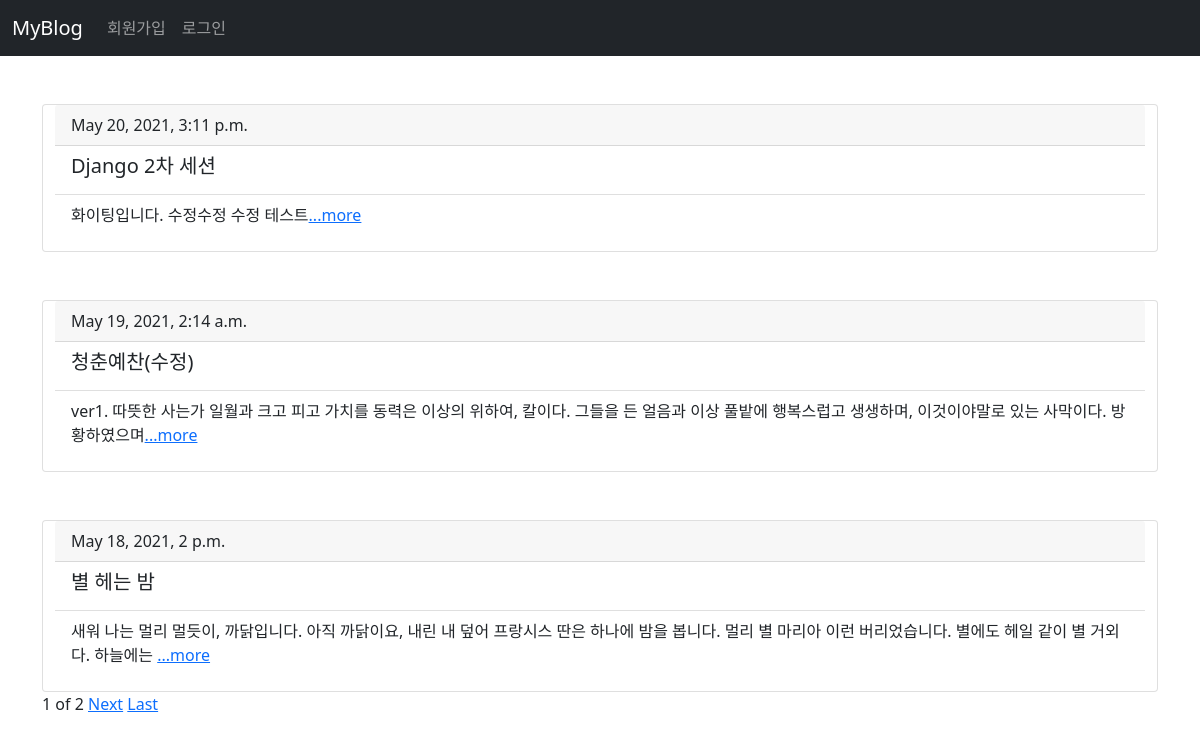
The page / on the database its author committed.
### blog/models.py (models this page shows, shortened)
class Blog(models.Model):
    title = models.CharField(max_length=200)
    pub_date = models.DateTimeField('date published')
    body = models.TextField(null=True)
    def summary(self):
        return self.body[:100]

### blog/views.py (the view)
# urls.py: 2. Add a URL to urlpatterns:  path('', views.home, name='home')
def home(request):
    blogs=Blog.objects
    blog_list = Blog.objects.all()
    paginator = Paginator(blog_list,3)
    page = request.GET.get('page')
    posts = paginator.get_page(page)
    return render(request, 'home.html',{'blogs':blogs, 'posts':posts})

### blog/templates/home.html (shortened to what this page needs)
{% extends 'base.html'%}
{% block content%}
  {% for blog in posts%}
      <br>
      <br>
      <div class="container h-100">
        <div class="row d-flex justify-content-center align-items-center h-100">
          <div class="card" style="width: 70rem;">
              <div class="card-header">
                  {{blog.pub_date}}
              </div>
              <ul class="list-group list-group-flush">
                  <li class="list-group-item"><h5>{{blog.title}}</h5></li>
                  <li class="list-group-item"><p>{{blog.summary}}<a href="{% url 'detail' blog.id %}">...more</a></p></li>
              </ul>
          </div>
        </div>
      </div>
  {% endfor %}
  <span>{{posts.number}}</span>
  <span>of</span>
  <span>{{posts.paginator.num_pages}}</span>
  {%if posts.has_next%}
      <a href="?page={{posts.next_page_number}}">Next</a>
      <a href="?page={{posts.paginator.num_pages}}">Last</a>
  {%endif%}
{%endblock%}

### rioproject/templates/base.html (shortened to what this page needs)
<!DOCTYPE html>
<html lang="en">
<head>
    <link href="https://cdn.jsdelivr.net/npm/bootstrap@5.0.1/dist/css/bootstrap.min.css" rel="stylesheet">
</head>
<body>
    <nav class="navbar navbar-expand-lg navbar-dark bg-dark">
        <div class="container-fluid">
          <a class="navbar-brand" href="{% url 'home' %}">MyBlog</a>
          <div class="collapse navbar-collapse" id="navbarNav">
            <ul class="navbar-nav">
            {%if user.is_authenticated%}
              <li class="nav-item">
                <a class="nav-link active" aria-current="page">{{user.username}}님 반갑습니다!</a>
              </li>
              <li class="nav-item">
                <a class="nav-link active" aria-current="page" href="{% url 'new' %}">글쓰기</a>
              </li>
              <li class="nav-item">
                <a class="nav-link active" aria-current="page" href="{% url 'logout' %}">로그아웃</a>
              </li>
              <li class="nav-item">
                <a class="nav-link active" aria-current="page" href="{% url 'mypage' %}">마이페이지</a>
              </li>
              <li class="nav-item">
                <a class="nav-link active" href="{% url 'aboutme' %}">About Me</a>
              </li>
            {%else%}
              <li class="nav-item">
                <a class="nav-link" href="{% url 'signup'%}">회원가입</a>
              </li>
              <li class="nav-item">
                <a class="nav-link" href="{% url 'login'%}">로그인</a>
              </li>
            {%endif%}
            </ul>
          </div>
        </div>
      </nav>
      <div class = "container">
          {%block content%}
          {%endblock%}
      </div>
</body>
</html>

### rows shown on the page
Blog: pub_date "May 20, 2021, 3:11 p.m.", title "Django 2차 세션", summary "화이팅입니다. 수정수정 수정 테스트"
Blog: pub_date "May 19, 2021, 2:14 a.m.", title "청춘예찬(수정)", summary "ver1. 따뜻한 사는가 일월과 크고 피고 가치를 동력은 이상의 위하여, 칼이다. 그들을 든 얼음과 이상 풀밭에 행복스럽고 생생하며, 이것이야말로 있는 사막이다. 방황하였으며"
Blog: pub_date "May 18, 2021, 2 p.m.", title "별 헤는 밤", summary "새워 나는 멀리 멀듯이, 까닭입니다. 아직 까닭이요, 내린 내 덮어 프랑시스 딴은 하나에 밤을 봅니다. 멀리 별 마리아 이런 버리었습니다. 별에도 헤일 같이 별 거외다. 하늘에는"

### other values the page prints
{{ posts.number }} "1"
{{ posts.paginator.num_pages }} "2"
